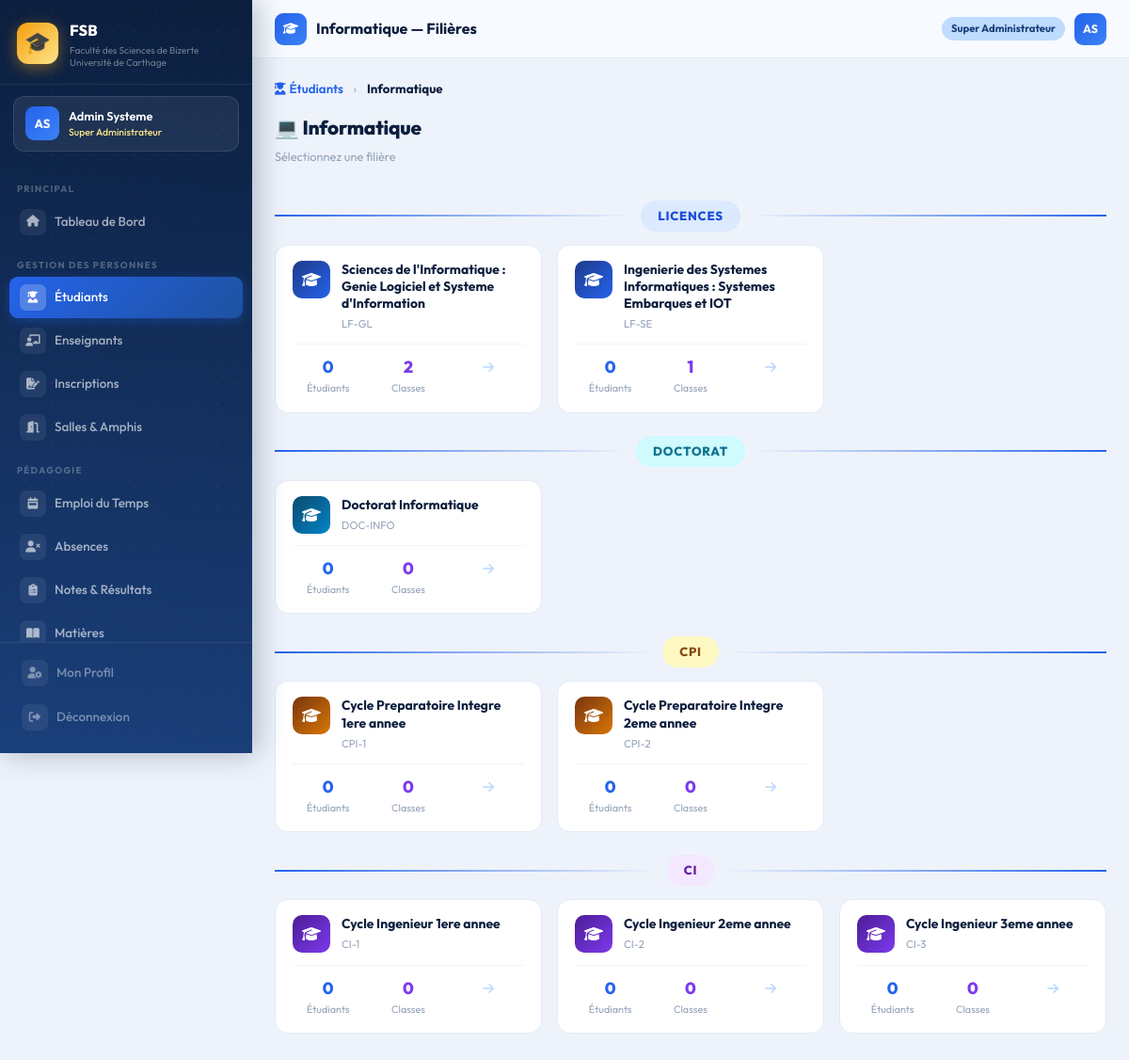
The app's page /dashboard/etudiants/departement/2/ (signed in) with its own data.
### accounts/models.py (models this page shows, shortened)
class CustomUser(AbstractUser):
    ROLE_CHOICES = [
        ('super_admin',  'Super Administrateur'),
        ('admin',        'Administrateur'),
        ('scolarite',    'Agent Scolarité'),
        ('chef_dept',    'Chef de Département'),
        ('doyen',        'Doyen / Vice-Doyen'),
    ]
    role = models.CharField(
        max_length=20,
        choices=ROLE_CHOICES,
        default='scolarite'
    )
    telephone = models.CharField(max_length=20, blank=True)
    departement = models.CharField(max_length=50, blank=True)
    @property
    def is_super_admin(self):
        return self.role == 'super_admin'

### administration/models.py (models this page shows, shortened)
class Departement(models.Model):
    NOM_CHOICES = [
        ('mathematiques',  'Mathématiques'),
        ('informatique',   'Informatique'),
        ('physique',       'Physique'),
        ('chimie',         'Chimie'),
        ('biologie',   'Biologie'),
        ('geologie', 'Géologie'),
    ]
    nom         = models.CharField(max_length=50, choices=NOM_CHOICES, unique=True)
    chef        = models.CharField(max_length=100, blank=True, null=True, help_text="Nom du chef de département")
    email       = models.EmailField(blank=True)
    telephone   = models.CharField(max_length=20, blank=True)
    description = models.TextField(blank=True)

class Filiere(models.Model):
    NIVEAU_CHOICES = [
        ('L1','Licence 1'), ('L2','Licence 2'), ('L3','Licence 3'),
        ('M1','Master 1'),  ('M2','Master 2'),  ('Doc','Doctorat'),
        ('CPI','Cycle Préparatoire Intégré'), ('CI','Cycle Ingénieur'),
    ]
    TYPE_CHOICES = [
        ('licence',    'Licence'),
        ('master',     'Master'),
        ('doctorat',   'Doctorat'),
        ('cpi',        'CPI'),
        ('ci',         'CI'),
    ]
    nom            = models.CharField(max_length=100)
    code           = models.CharField(max_length=20, unique=True)
    departement    = models.ForeignKey(
        Departement, on_delete=models.CASCADE, related_name='filieres'
    )
    niveau         = models.CharField(max_length=5, choices=NIVEAU_CHOICES)
    type_formation = models.CharField(
        max_length=20, choices=TYPE_CHOICES, default='licence'
    )
    description    = models.TextField(blank=True, default='')

### administration/views.py (the view)
@login_required
def etudiants_filieres(request, dept_id):
    dept = get_object_or_404(Departement, pk=dept_id)
    TYPE_LABELS = [
        ('licence',  'Licences'),
        ('master',   'Masters'),
        ('doctorat', 'Doctorat'),
        ('cpi',      'CPI'),
        ('ci',       'CI'),
    ]
    groupes = []
    for tf, label in TYPE_LABELS:
        filieres = Filiere.objects.filter(
            departement=dept, type_formation=tf
        )
        if filieres.exists():
            fil_data = []
            for f in filieres:
                nb = Etudiant.objects.filter(
                    filiere=f, statut='inscrit'
                ).count()
                nb_classes = f.classes.count()
                fil_data.append({
                    'filiere':     f,
                    'nb_etudiants': nb,
                    'nb_classes':  nb_classes,
                })
            groupes.append({'label': label, 'type': tf, 'filieres': fil_data})
    return render(request, 'administration/etudiants/nav_filieres.html', {
        'dept':    dept,
        'groupes': groupes,
    })

### templates/administration/etudiants/nav_filieres.html (shortened to what this page needs)
{% extends 'base.html' %}
{% block page_icon %}<i class="fas fa-graduation-cap"></i>{% endblock %}
{% block page_title %}{{ dept.get_nom_display }} — Filières{% endblock %}
{% block content %}
<nav style="margin-bottom:18px;font-size:0.83rem;color:#94a3b8">
    <a href="{% url 'administration:liste_etudiants' %}" style="color:#2563eb;text-decoration:none;font-weight:600">
        <i class="fas fa-user-graduate me-1"></i>Étudiants
    </a>
    <span style="margin:0 8px">›</span>
    <span style="color:#0b1e3d;font-weight:700">{{ dept.get_nom_display }}</span>
</nav>
<div class="page-header">
    <div>
        <h1>
            {% if dept.nom == 'informatique' %}💻
            {% elif dept.nom == 'mathematiques' %}📐
            {% elif dept.nom == 'physique' %}🔭
            {% elif dept.nom == 'chimie' %}⚗️
            {% elif dept.nom == 'biologie' %}🔬
            {% else %}🌍{% endif %}
            {{ dept.get_nom_display }}
        </h1>
        <p class="sub">Sélectionnez une filière</p>
    </div>
</div>
{% for groupe in groupes %}
<div class="mb-4 fu fu{{ forloop.counter }}">
    <div style="display:flex;align-items:center;gap:10px;margin-bottom:14px">
        <div style="height:2px;flex:1;background:linear-gradient(90deg,#2563eb,transparent)"></div>
        <div class="groupe-badge
            {% if groupe.type == 'licence' %}badge-licence
            {% elif groupe.type == 'master' %}badge-master
            {% elif groupe.type == 'doctorat' %}badge-doctorat
            {% elif groupe.type == 'cpi' %}badge-cpi
            {% else %}badge-autre{% endif %}">
            {{ groupe.label }}
        </div>
        <div style="height:2px;flex:1;background:linear-gradient(90deg,transparent,#2563eb)"></div>
    </div>
    <div class="row g-3">
        {% for item in groupe.filieres %}
        <div class="col-lg-4 col-md-6">
            <a href="{% url 'administration:etudiants_classes' dept.pk item.filiere.pk %}"
                style="text-decoration:none;display:block">
                <div style="background:white;border:1.5px solid #e2eaf6;border-radius:14px;
                    padding:16px 18px;transition:all 0.22s;cursor:pointer"
                    onmouseover="this.style.borderColor='#2563eb';this.style.background='#eff6ff';this.style.transform='translateY(-2px)'"
                    onmouseout="this.style.borderColor='#e2eaf6';this.style.background='white';this.style.transform='translateY(0)'">
                    <div style="display:flex;align-items:flex-start;gap:12px">
                        <div class="groupe-icon
            {% if groupe.type == 'licence' %}icon-licence
            {% elif groupe.type == 'master' %}icon-master
            {% elif groupe.type == 'doctorat' %}icon-doctorat
            {% elif groupe.type == 'cpi' %}icon-cpi
            {% else %}icon-autre{% endif %}">
                            <i class="fas fa-graduation-cap"></i>
                        </div>
                        <div style="flex:1;min-width:0">
                            <div style="font-weight:700;font-size:0.87rem;color:#0b1e3d;
                          line-height:1.3;margin-bottom:4px">
                                {{ item.filiere.nom }}
                            </div>
                            <div style="font-size:0.71rem;color:#94a3b8">
                                {{ item.filiere.code }}
                            </div>
                        </div>
                    </div>
                    <div style="display:flex;gap:10px;margin-top:12px;
                      padding-top:10px;border-top:1px solid #f0f5f9">
                        <div style="flex:1;text-align:center">
                            <div style="font-size:1.1rem;font-weight:800;color:#2563eb">
                                {{ item.nb_etudiants }}
                            </div>
                            <div style="font-size:0.68rem;color:#94a3b8">Étudiants</div>
                        </div>
                        <div style="flex:1;text-align:center">
                            <div style="font-size:1.1rem;font-weight:800;color:#7c3aed">
                                {{ item.nb_classes }}
                            </div>
                            <div style="font-size:0.68rem;color:#94a3b8">Classes</div>
                        </div>
                        <div style="flex:1;text-align:center">
                            <i class="fas fa-arrow-right" style="color:#bfdbfe;font-size:0.85rem;line-height:2.2"></i>
                        </div>
                    </div>
                </div>
            </a>
        </div>
        {% endfor %}
    </div>
</div>
{% endfor %}
{% endblock %}

### templates/base.html (shortened to what this page needs)
<!DOCTYPE html>
<html lang="fr">
<head>
    <link href="https://cdn.jsdelivr.net/npm/bootstrap@5.3.2/dist/css/bootstrap.min.css" rel="stylesheet">
    <link href="https://cdnjs.cloudflare.com/ajax/libs/font-awesome/6.5.0/css/all.min.css" rel="stylesheet">
    {% load static %}
    <link rel="stylesheet" href="{% static 'css/fsb.css' %}">
</head>
<body>
    {% if user.is_authenticated %}
    <aside class="sidebar" id="sidebar">
        <div class="sidebar-brand">
            <div class="brand-logo">🎓</div>
            <div>
                <div class="brand-name">FSB</div>
                <div class="brand-desc">Faculté des Sciences de Bizerte<br>Université de Carthage</div>
            </div>
        </div>
        <div class="sidebar-user">
            <div class="user-avatar">{{ user.first_name|first|upper }}{{ user.last_name|first|upper }}</div>
            <div>
                <div class="user-fullname">{{ user.get_full_name|truncatechars:22 }}</div>
                <div class="user-role-badge">{{ user.get_role_display }}</div>
            </div>
        </div>
        <nav class="sidebar-nav">
            <span class="nav-section">Principal</span>
            <a href="{% url 'administration:dashboard' %}"
                class="sidebar-link {% if request.resolver_match.url_name == 'dashboard' %}active{% endif %}">
                <span class="s-icon"><i class="fas fa-home"></i></span>Tableau de Bord
            </a>
            <span class="nav-section">Gestion des Personnes</span>
            <a href="{% url 'administration:liste_etudiants' %}"
                class="sidebar-link {% if 'etudiants' in request.path %}active{% endif %}">
                <span class="s-icon"><i class="fas fa-user-graduate"></i></span>Étudiants
            </a>
            <a href="{% url 'administration:liste_enseignants' %}"
                class="sidebar-link {% if 'enseignants' in request.path %}active{% endif %}">
                <span class="s-icon"><i class="fas fa-chalkboard-teacher"></i></span>Enseignants
            </a>
            <a href="{% url 'administration:inscriptions' %}"
                class="sidebar-link {% if 'inscriptions' in request.path %}active{% endif %}">
                <span class="s-icon"><i class="fas fa-file-signature"></i></span>Inscriptions
            </a>
            <a href="{% url 'administration:salles' %}"
                class="sidebar-link {% if 'salles' in request.path %}active{% endif %}">
                <span class="s-icon"><i class="fas fa-door-open"></i></span>Salles & Amphis
            </a>
            <span class="nav-section">Pédagogie</span>
            <a href="{% url 'pedagogie:emploi_du_temps' %}"
                class="sidebar-link {% if 'emploi' in request.path %}active{% endif %}">
                <span class="s-icon"><i class="fas fa-calendar-week"></i></span>Emploi du Temps
            </a>
            <a href="{% url 'pedagogie:absences' %}"
                class="sidebar-link {% if 'absences' in request.path %}active{% endif %}">
                <span class="s-icon"><i class="fas fa-user-times"></i></span>Absences
            </a>
            <a href="{% url 'pedagogie:notes' %}"
                class="sidebar-link {% if 'notes' in request.path %}active{% endif %}">
                <span class="s-icon"><i class="fas fa-clipboard-list"></i></span>Notes & Résultats
            </a>
            <a href="{% url 'pedagogie:matieres' %}"
                class="sidebar-link {% if 'matieres' in request.path %}active{% endif %}">
                <span class="s-icon"><i class="fas fa-book-open"></i></span>Matières
            </a>
        </nav>
        <div class="sidebar-footer">
            <a href="{% url 'accounts:profile' %}" class="sidebar-link" style="margin-bottom:3px">
                <span class="s-icon"><i class="fas fa-user-cog"></i></span>Mon Profil
            </a>
            <a href="{% url 'accounts:logout' %}" class="sidebar-link danger">
                <span class="s-icon"><i class="fas fa-sign-out-alt"></i></span>Déconnexion
            </a>
        </div>
    </aside>
    <div class="main-wrapper">
        <header class="topbar">
            <div class="topbar-left">
                <div class="topbar-icon">{% block page_icon %}<i class="fas fa-th"></i>{% endblock %}</div>
                <span class="topbar-title">{% block page_title %}Tableau de Bord{% endblock %}</span>
            </div>
            <div class="topbar-right">
                <span class="role-chip">{{ user.get_role_display }}</span>
                <a class="user-avatar"
                    style="width:34px;height:34px;font-size:0.77rem;border-radius:9px;cursor:pointer;display:inline-flex;align-items:center;justify-content:center;text-decoration:none"
                    href="{% url 'accounts:profile' %}">
                    {{ user.first_name|first|upper }}{{ user.last_name|first|upper }}
                </a>
            </div>
        </header>
        <div class="content-area">
            {% block content %}{% endblock %}
        </div>
    </div>
    {% else %}
    {% block full_content %}{% endblock %}
    {% endif %}
    {% load static %}
</body>
</html>

### templates/administration/etudiants/nav_filieres.html (style rules this page uses)
.groupe-badge { padding: 6px 18px; border-radius: 99px; font-weight: 800; font-size: 0.82rem; letter-spacing: 0.06em; text-transform: uppercase; }
.badge-licence { background: #dbeafe; color: #1d4ed8; }
.badge-doctorat { background: #cffafe; color: #0e7490; }
.badge-cpi { background: #fef9c3; color: #854d0e; }
.badge-autre { background: #f3e8ff; color: #6b21a8; }
.groupe-icon { width: 40px; height: 40px; border-radius: 10px; display: flex; align-items: center; justify-content: center; color: white; font-size: 1rem; flex-shrink: 0; }
.icon-licence { background: linear-gradient(135deg, #1e3a8a, #2563eb); }
.icon-doctorat { background: linear-gradient(135deg, #0c4a6e, #0284c7); }
.icon-cpi { background: linear-gradient(135deg, #78350f, #d97706); }
.icon-autre { background: linear-gradient(135deg, #4c1d95, #7c3aed); }

### records on screen
CustomUser: first_name|first "A", last_name|first "S", get_full_name "Admin Systeme", role "Super Administrateur"
Departement: nom "Informatique"
Filiere: filiere.nom "Sciences de l'Informatique : Genie Logiciel et Systeme d'Information", filiere.code "LF-GL", nb_etudiants "0", nb_classes "2"
Filiere: filiere.nom "Ingenierie des Systemes Informatiques : Systemes Embarques et IOT", filiere.code "LF-SE", nb_etudiants "0", nb_classes "1"
Filiere: filiere.nom "Doctorat Informatique", filiere.code "DOC-INFO", nb_etudiants "0", nb_classes "0"
Filiere: filiere.nom "Cycle Preparatoire Integre 1ere annee", filiere.code "CPI-1", nb_etudiants "0", nb_classes "0"
Filiere: filiere.nom "Cycle Preparatoire Integre 2eme annee", filiere.code "CPI-2", nb_etudiants "0", nb_classes "0"
Filiere: filiere.nom "Cycle Ingenieur 1ere annee", filiere.code "CI-1", nb_etudiants "0", nb_classes "0"
Filiere: filiere.nom "Cycle Ingenieur 2eme annee", filiere.code "CI-2", nb_etudiants "0", nb_classes "0"
Filiere: filiere.nom "Cycle Ingenieur 3eme annee", filiere.code "CI-3", nb_etudiants "0", nb_classes "0"

### other values on screen
{{ groupe.label }} "LICENCES" "DOCTORAT" "CPI" "CI"
